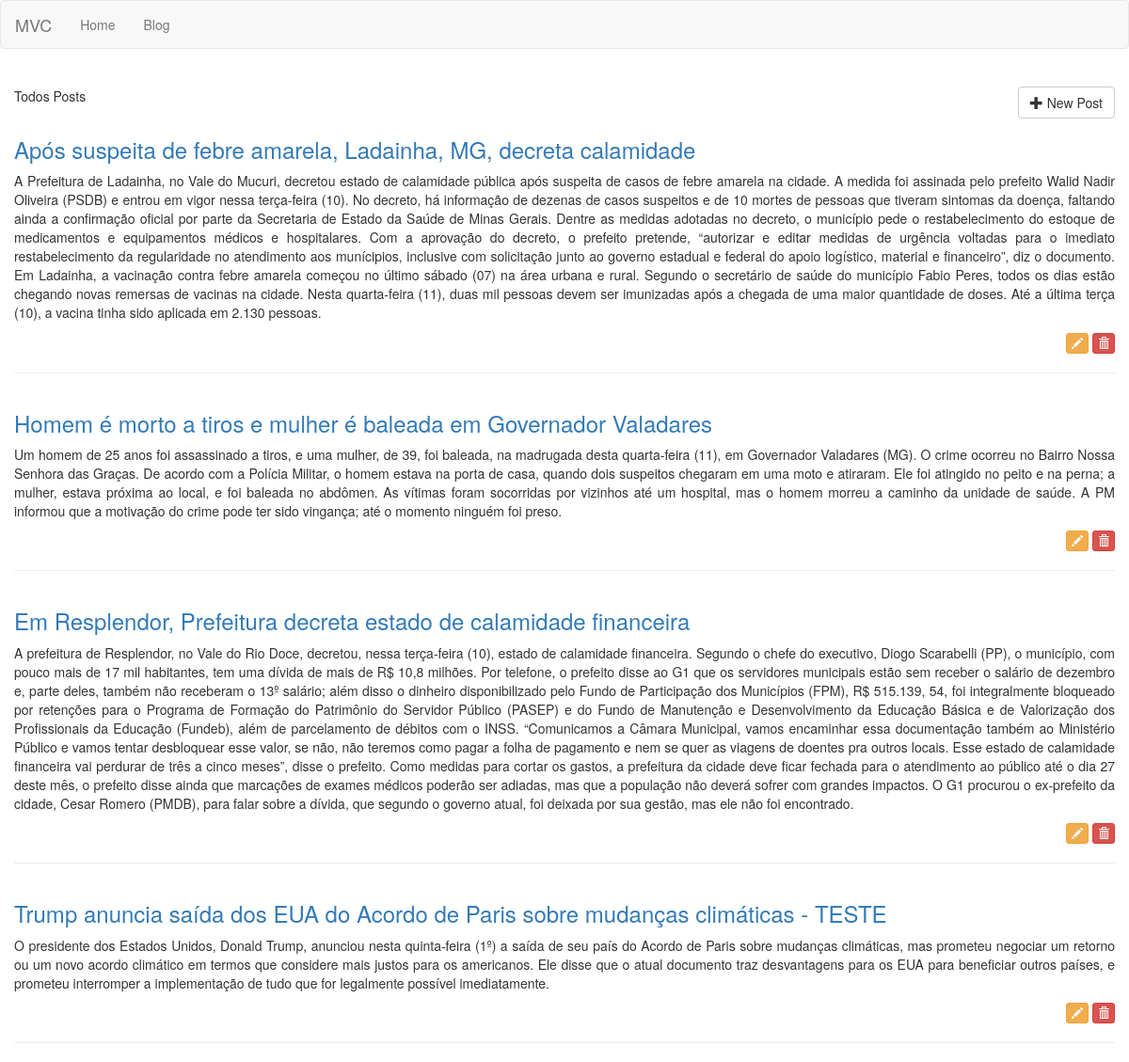
Page /posts on the earlier database version.
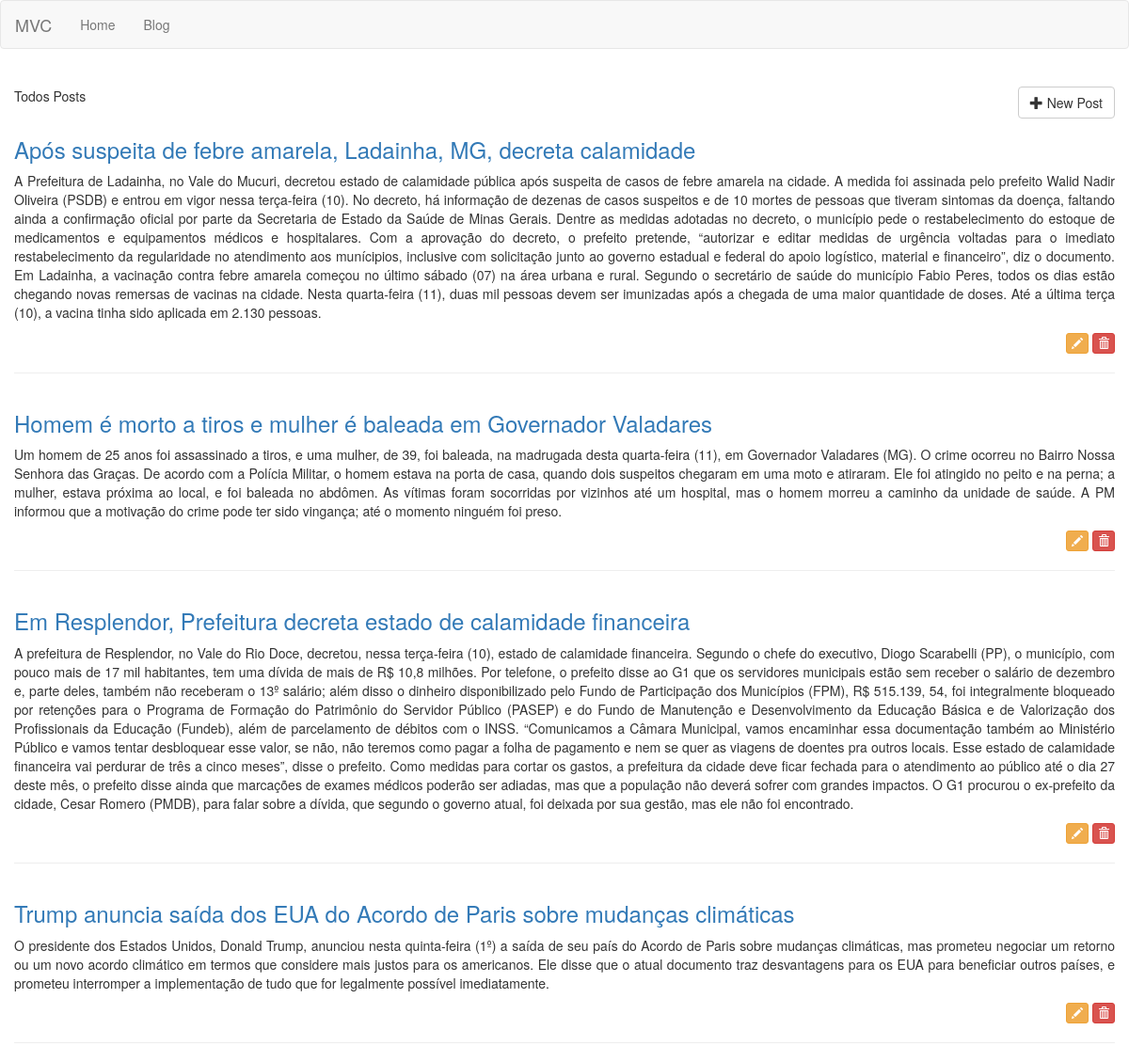
Same page on the later database version.
### tables this page shows
CREATE TABLE posts (id INTEGER CONSTRAINT posts_index PRIMARY KEY ASC AUTOINCREMENT, title VARCHAR (255) NOT NULL, content TEXT NOT NULL);

### app/Controllers/PostsController.php (called while the page is built, shortened)
<?php
class PostsController extends BaseController
{
   private $post;
   public function __construct()
   {
      $this->post = Container::getModel("Post");
   }
   public function index()
   {
      $this->view->posts = $this->post->All();
      $this->renderView('posts/index', 'layout');
   }
}

### core/bootstrap.php (called while the page is built, shortened)
<?php
$routes = require_once __DIR__ . "/../app/routes.php";
$route = new \Core\Route($routes);

### public/index.php (called while the page is built, shortened)
<?php
require_once __DIR__ . "/../core/bootstrap.php";

### core/BaseModel.php (called while the page is built, shortened)
<?php
abstract class BaseModel
{
   private $pdo;
   protected $table;
   public function __construct(PDO $pdo)
   {
      $this->pdo = $pdo;
   }
   public function All()
   {
      $query = "SELECT * FROM {$this->table}";
      $stmt = $this->pdo->prepare($query);
      $stmt->execute();
      $result = $stmt->fetchAll();
      return $result;
   }
}

### core/Database.php (called while the page is built, shortened)
<?php
class Database
{
	public static function getDatabase()
   {
	   $conf = require_once __DIR__ . "/../app/database.php";
		if($conf['driver']=='sqlite'){
			$sqlite = __DIR__  . "/../storage/database/" . $conf['sqlite']['host'];
			$sqlite = "sqlite:".$sqlite;
			try{
				 $pdo = new PDO($sqlite);
				 $pdo->setAttribute(PDO::ATTR_ERRMODE,PDO::ERRMODE_EXCEPTION);
				 $pdo->setAttribute(PDO::ATTR_DEFAULT_FETCH_MODE,PDO::FETCH_OBJ);
				 return $pdo;
			}
			catch (PDOException $e){
				echo $e->getMessage();
			}
		} else if ($conf['driver']=='mysql'){
		     $host = $config['mysql']['host'];
			  $db_name = $config['mysql']['db_name'];
			  $username = $config['mysql']['db_username'];
			  $password = $config['mysql']['db_password'];
			  $charset = $conf['mysql']['charset'];
			  $collation = $conf['mysql']['collation'];
			try{
				$pdo = new PDO("mysql:host=$host;dbname=$db_name;charset=$charset", $username, $password);
				print_r ($pdo);
				$pdo->setAttribute(PDO::ATTR_ERRMODE,PDO::ERRMODE_EXCEPTION);
				$pdo->setAttribute(PDO::MYSQL_ATTR_INIT_COMMAND, "SET NAMES '$charset' COLLATE '$collation'");
				$pdo->setAttribute(PDO::ATTR_DEFAULT_FETCH_MODE,PDO::FETCH_OBJ);
				return $pdo;
			}
			catch (PDOException $e){
				echo $e->getMessage();
			}
		}
   }
}

### core/Container.php (called while the page is built, shortened)
<?php
class Container
{
   public static function getModel($model)
   {
      return new $model(Database::getDatabase());
   }
}

### app/Views/posts/index.phtml (the view)
<div class="container">
   <div class="row">
      <h1 class="h1">
          <h1><?php print_r($this->view->success); ?></h1>
          <h1><?php print_r($this->view->error); ?></h1>
         <?php echo  $this->getPageTitle(); ?>
         <a href="/posts/create" class="btn btn-default pull-right">
            <i class="glyphicon glyphicon-plus"></i>
            New Post
         </a>
      </h1>
   </div>
   <?php foreach ($this->view->posts as $post): ?>
   <div class="row">
      <h3 class="h3">
         <a href="<?php echo "/posts/" . $post->id . "/show"; ?>">
         <?php echo $post->title; ?>
         </a>
      </h3>
      <p class="text-justify"><?php echo $post->content; ?></p>
       <p class="text-right">
           <a href="/posts/<?php echo $post->id; ?>/edit" class="btn btn-warning btn-xs">
               <i class="glyphicon glyphicon-pencil"></i>
           </a>
           <a href="/posts/<?php echo $post->id; ?>/delete" class="btn btn-danger btn-xs"
             onclick="return confirm('Tem certeza que deseja excluir este post?');">
               <i class="glyphicon glyphicon-trash"></i>
           </a>
       </p>
      <hr>
   </div>
   <?php endforeach; ?>
</div>

### core/Route.php (shortened to what this page needs)
<?php
class Route
{
   private $routes;
   public function __construct(array $routes)
   {
      $this->run();
   }
   private function setRoutes($routes)
   {
      foreach($routes as $route){
         $explode = explode('@', $route[1]);
         $r = [$route[0], $explode[0], $explode[1] ];
         $newRoutes[] = $r;
      }
      $this->routes = $newRoutes;
   }
   private function getRequest()
   {
      $obj = new \stdClass;
      return $obj;
   }
   private function getUrl()
   {
      return parse_url($_SERVER['REQUEST_URI'],PHP_URL_PATH);
   }
   private function run()
   {
      $url = $this->getUrl();
      foreach($this->routes as $route){
         $routeArray = explode('/', $route[0]);
         $params=[];
         for($i=0; $i < count($routeArray); $i++){
            $route[0] = implode($routeArray, '/');
         }
         if($url == $route[0]){
            $route_found = 1;
            $controller = $route[1];
            $action = $route[2];
            break;
         }
      }
      if($route_found){
         $controller = Container::newController($controller);
         switch(count($params)){
            default:
               $controller->$action($this->getRequest());
               break;
         }
      } else {
         Container::pageNotFound();
      }
   }
}

### core/BaseController.php (shortened to what this page needs)
<?php
class BaseController
{
   private $viewPath;
   private $layoutPath;
   private $title = null;
   public function __construct()
   {
      $this->view = new \stdClass;
   }
   protected function renderView($viewPath, $layoutPath = null)
   {
      $this->viewPath = $viewPath;
      $this->layoutPath = $layoutPath;
      if($layoutPath){
         $this->setLayout();
      } else {
         $this->content();
      }
   }
   protected function content()
   {
      $path = __DIR__ . "/../app/Views/{$this->viewPath}.phtml";
      if(file_exists( __DIR__ . "/../app/Views/{$this->viewPath}.phtml")){
         require_once __DIR__ . "/../app/Views/{$this->viewPath}.phtml";
      } else {
         echo "Error: View path not found! <br/>$path";
      }
   }
   protected function setLayout()
   {
      $path = __DIR__ . "/../app/Views/{$this->layoutPath}.phtml";
      if(file_exists( __DIR__ . "/../app/Views/{$this->layoutPath}.phtml")){
         require_once __DIR__ . "/../app/Views/{$this->layoutPath}.phtml";
      } else {
         echo "Error: Layout path not found!<br/>$path";
      }
   }
   protected function setPageTitle($title)
   {
      $this->title = $title;
   }
   protected function getPageTitle($separator=null)
   {
      if($separator){
         echo $this->title . " " . $separator . " ";
      } else {
          echo $this->title;
      }
   }
}

### app/Views/layout.phtml (shortened to what this page needs)
<!DOCTYPE html>
<html lang="pt-br">
  <head>
    <link href="/assets/css/bootstrap.min.css" rel="stylesheet">
    <link href="/assets/css/font-awesome.min.css" rel="stylesheet">
  </head>
  <body>
  <?php require_once __DIR__ . "/menu.phtml"; ?>
  <div class="container-fluid">
     <div class="row">
        <?php $this->content(); ?>
     </div>
  </div>
  </body>
</html>

### app/Views/menu.phtml (shortened to what this page needs)
<nav class="navbar navbar-default">
  <div class="container-fluid">
    <div class="navbar-header">
      <a class="navbar-brand" href="/">MVC</a>
    </div>
    <div class="collapse navbar-collapse" id="bs-example-navbar-collapse-1">
      <ul class="nav navbar-nav">
        <li><a href="/">Home <span class="sr-only">(current)</span></a></li>
        <li><a href="/posts">Blog</a></li>
      </ul>
    </div>
  </div>
</nav>

Differences in the rows shown:
changed posts: title "Trump anuncia saída dos EUA do Acordo de Paris sobre mudanças climáticas - TESTE" → "Trump anuncia saída dos EUA do Acordo de Paris sobre mudanças climáticas"
